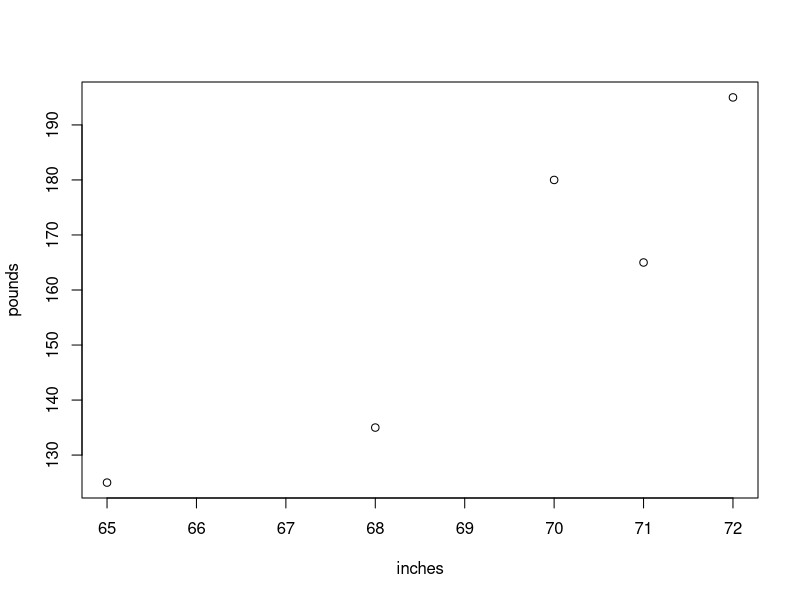
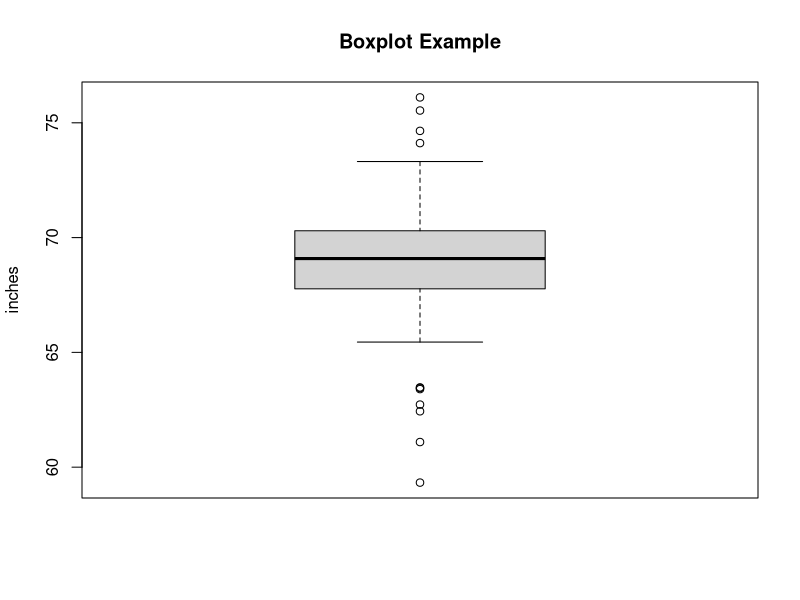
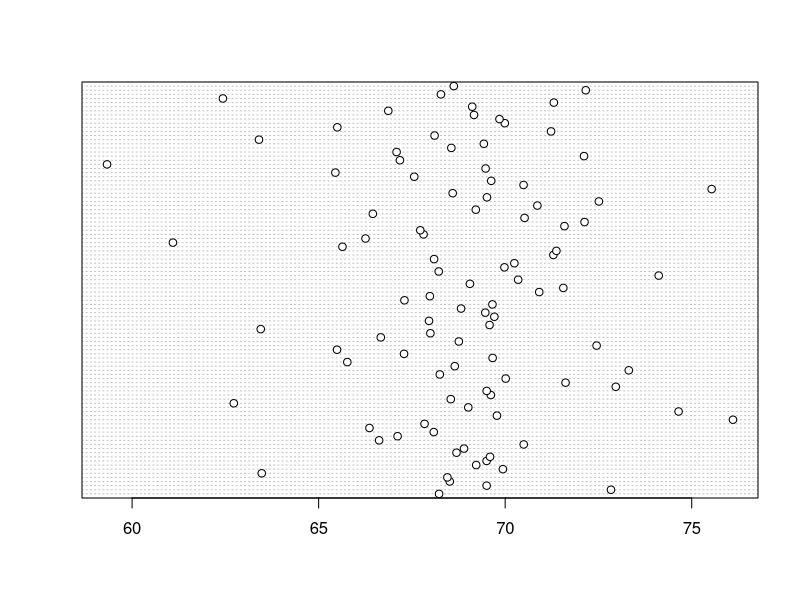
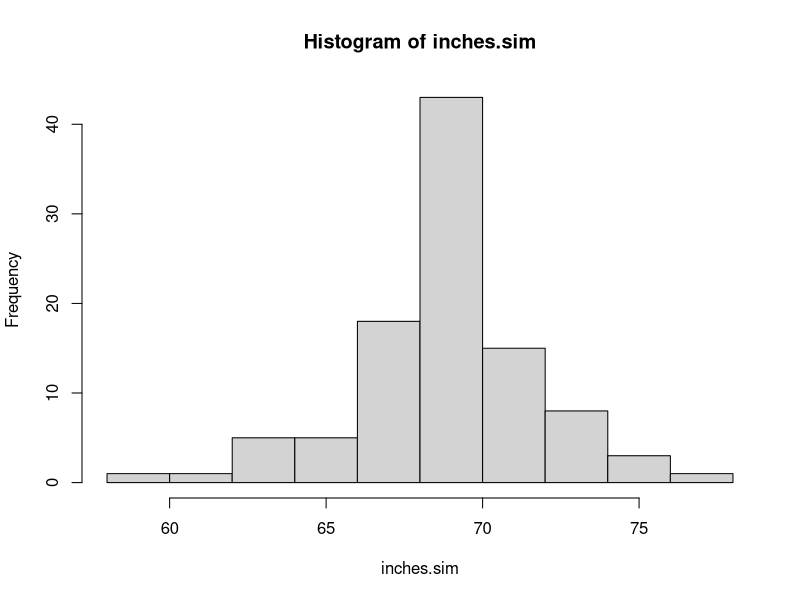
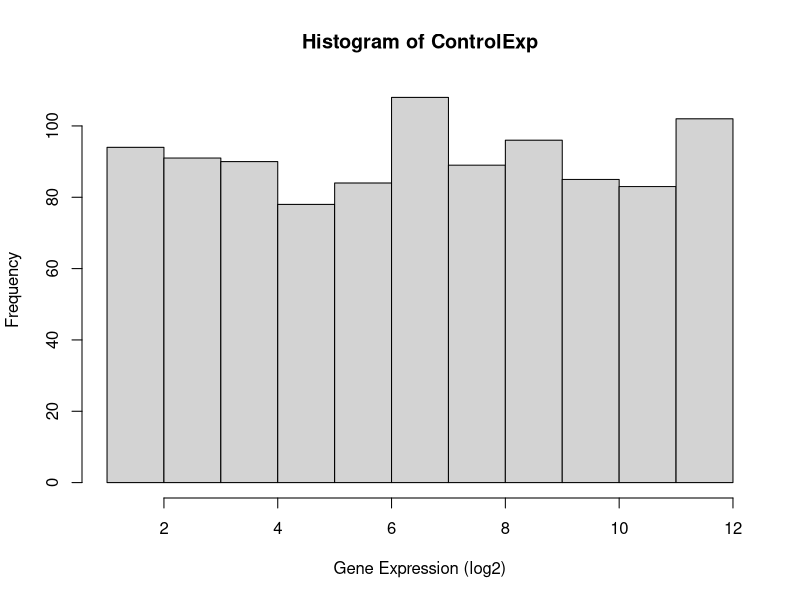
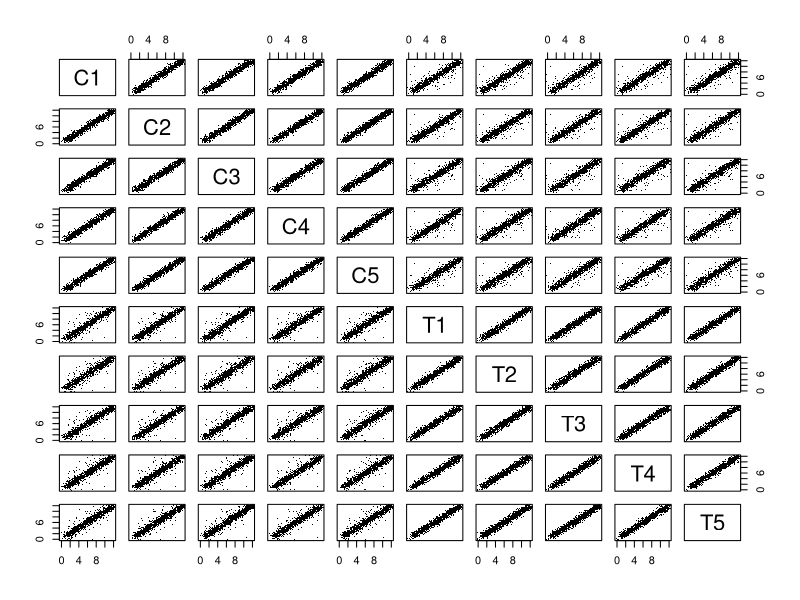
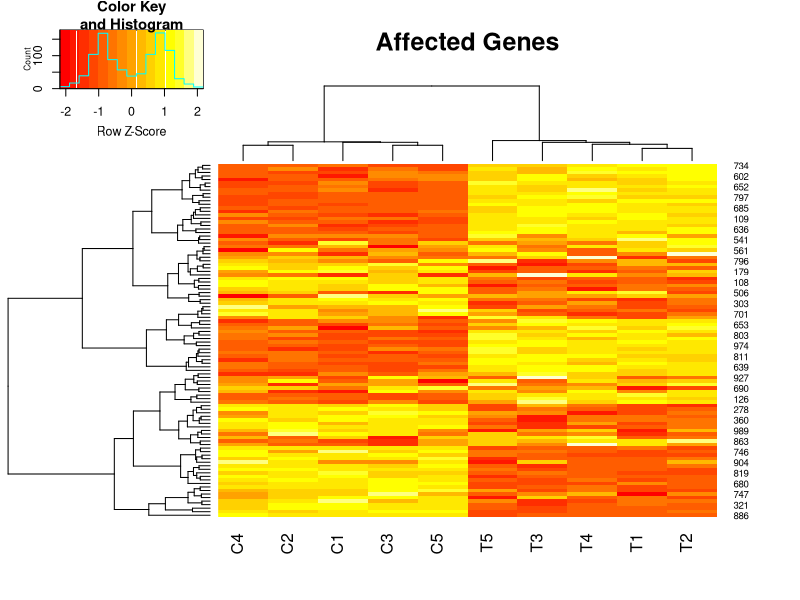
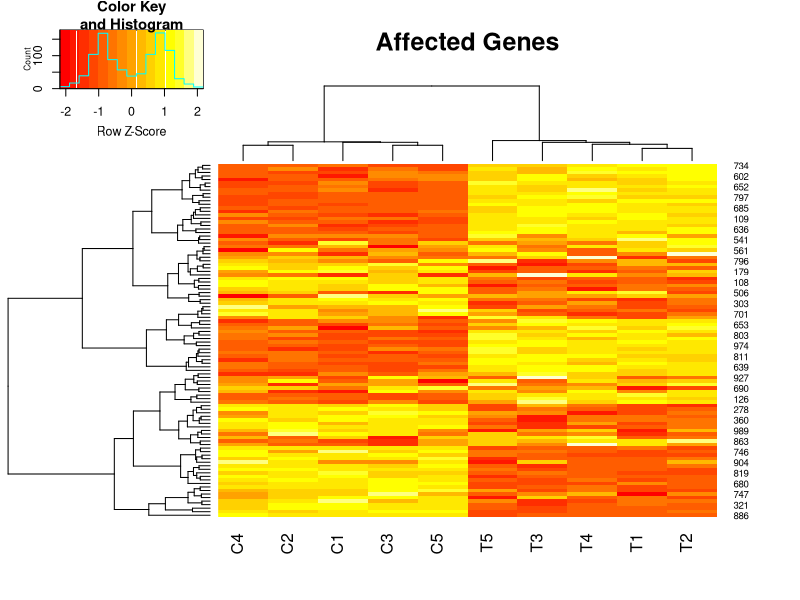

R code for these plots, in order:

# Basic mathematical operations

# Define two integer variables
x <- 7
y <- 8

# Sum them
x + y

# Multiply them
x*y

# Square the sum
(x+y)^2

# Define two arrays (height and weight)
inches <- c(70,72,68,71,65)

pounds <- c(180,195,135,165,125)

# Make a scatterplot
plot(inches,pounds)

# Summary statistics
length(inches)

sum(inches)/length(inches)

mean(inches)

sd(inches)

max(inches)

min(inches)

summary(inches)

# More plotting of simulated data (100 measures)
inches.sim <- rnorm(100, mean=mean(inches), sd=sd(inches))
inches.sim

boxplot(inches.sim, main="Boxplot Example", ylab="inches")

dotchart(inches.sim)

hist(inches.sim)

# Simulate gene expression data for 1000 fake genes, two sample groups (n=5)

ControlExp <- runif(1000, min=1, max=12)

AffectedGenes <- sample(1:1000,100)

EffectSize <- rnorm(100, sd=3)

sum(abs(EffectSize) > 1)

hist(ControlExp, xlab="Gene Expression (log2)")

array <- matrix(nrow=1000, ncol=10)

# Label the samples
colnames(array) <- c("C1","C2","C3","C4","C5","T1","T2","T3","T4","T5")
rownames(array) <- 1:1000

# Set each array value to values from ControlExp plus noise
for(i in 1:10){
   array[,i] <- ControlExp + rnorm(1000, sd=.5)
}

# Add treatment effect to just treated samples
for(i in 6:10){
   array[AffectedGenes,i] <- array[AffectedGenes,i] + EffectSize
}

# Scatterplot
pairs(array, pch='.',xlim=c(0,12),ylim=c(0,12))

# HeatMap
library(gplots)

heatmap.2(array[AffectedGenes,],dendrogram="both",
trace="none",scale="row",main="Affected Genes")

pdf("heatmap.pdf")
heatmap.2(array[AffectedGenes,],dendrogram="both",
trace="none",scale="row",main="Affected Genes")
dev.off()
